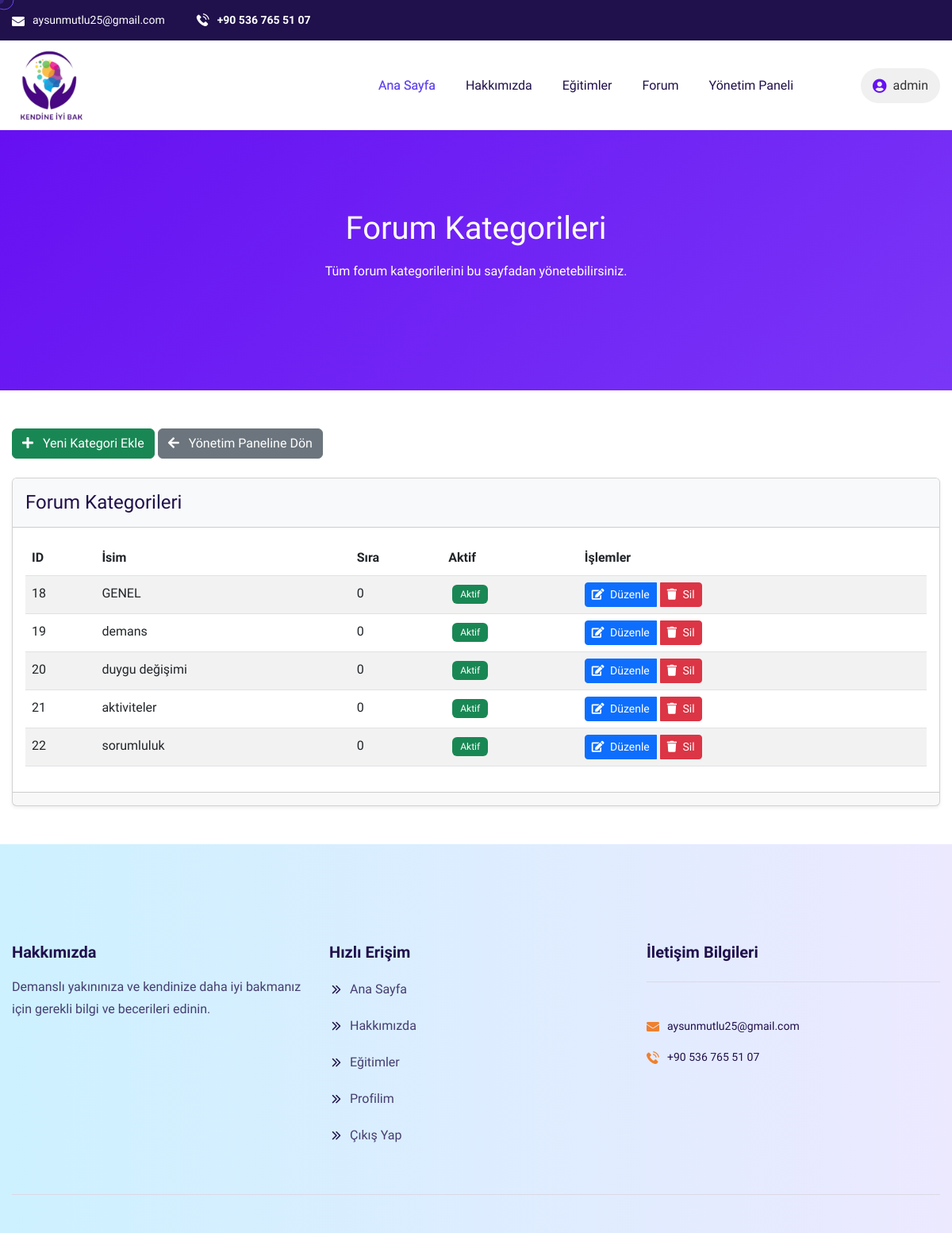
The page /forum/yonetim/kategoriler/ (signed in) on the database as committed earlier.
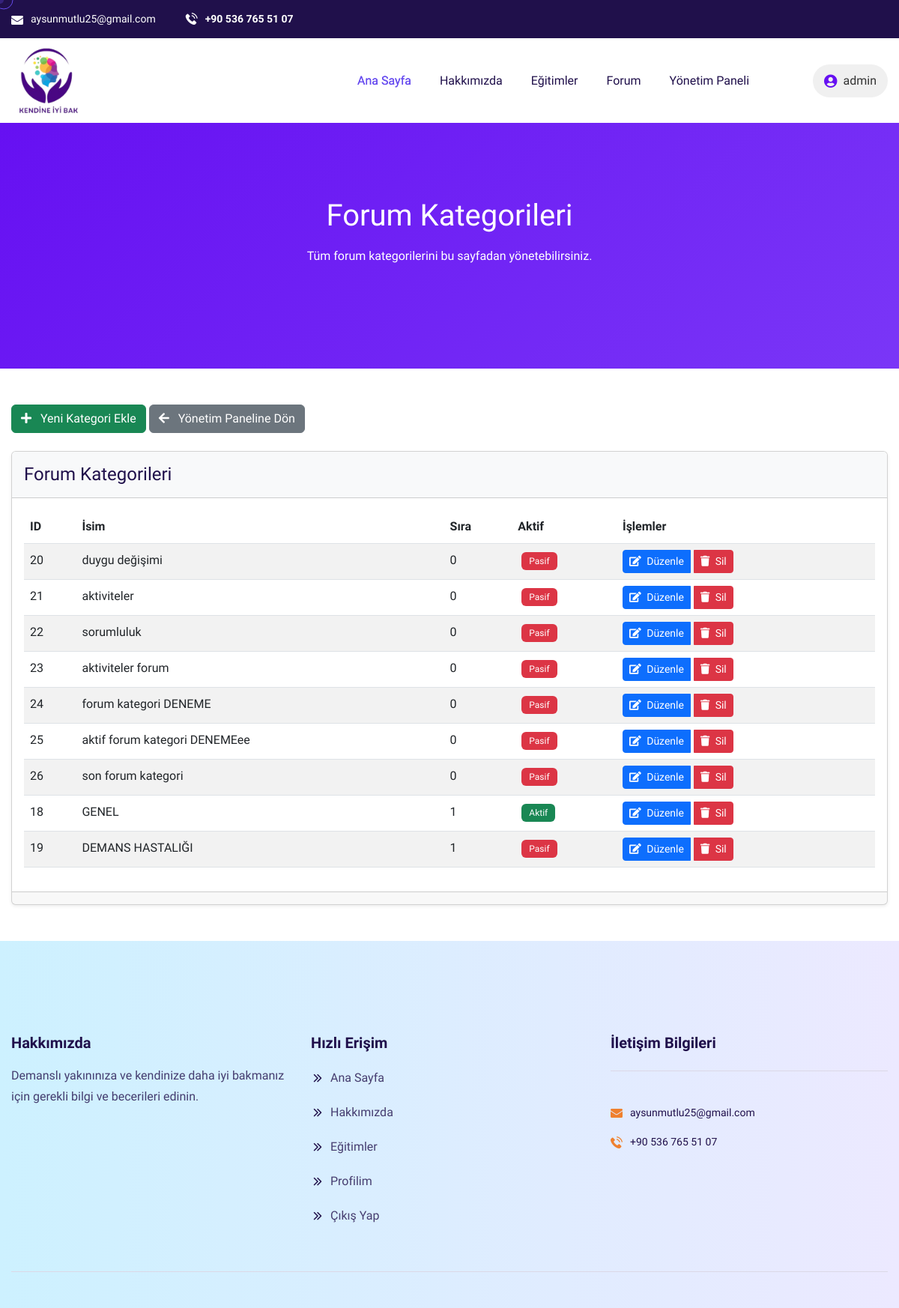
The same page on the database as committed later.
### forum/models.py (models this page shows, shortened)
class ForumKategori(models.Model):
    baslik = models.CharField(max_length=100, verbose_name="Başlık")
    aciklama = models.TextField(verbose_name="Açıklama")
    slug = models.SlugField(unique=True, max_length=150, blank=True)
    icon = models.CharField(max_length=50, blank=True, help_text="Font Awesome ikon adı (örn: fa-comments)")
    sira = models.PositiveSmallIntegerField(default=0, verbose_name="Sıra")
    ust_kategori = models.ForeignKey('self', on_delete=models.SET_NULL, null=True, blank=True, related_name='alt_kategoriler')
    aktif = models.BooleanField(default=True, verbose_name="Aktif")
    olusturma_tarihi = models.DateTimeField(auto_now_add=True, verbose_name="Oluşturma Tarihi")
    class Meta:
        verbose_name = "Forum Kategorisi"
        verbose_name_plural = "Forum Kategorileri"
        ordering = ['sira', 'baslik']

### forum/views.py (the view)
    def wrapper(request, *args, **kwargs):
        if not request.user.is_staff:
            messages.error(request, "Bu sayfaya erişim yetkiniz bulunmamaktadır.")
            return redirect('forum:forum_main')
        return view_func(request, *args, **kwargs)

### forum/views.py (called while the page is built)
def yetkili_required(view_func):
    def wrapper(request, *args, **kwargs):
        if not request.user.is_staff:
            messages.error(request, "Bu sayfaya erişim yetkiniz bulunmamaktadır.")
            return redirect('forum:forum_main')
        return view_func(request, *args, **kwargs)
    return wrapper

@login_required
@yetkili_required
def forum_kategori_listele(request):
    kategoriler = ForumKategori.objects.all().order_by('sira')
    paginator = Paginator(kategoriler, 10)  # Sayfa başına 10 kategori
    sayfa = request.GET.get('sayfa', 1)
    try:
        kategoriler_sayfa = paginator.page(sayfa)
    except PageNotAnInteger:
        kategoriler_sayfa = paginator.page(1)
    except EmptyPage:
        kategoriler_sayfa = paginator.page(paginator.num_pages)
    return render(request, 'forum/yonetim/kategori_listesi.html', {
        'kategoriler': kategoriler_sayfa
    })

### forum/templates/forum/yonetim/kategori_listesi.html (shortened to what this page needs)
{% extends 'base.html' %}
{% load static %}
{% block content %}
  <div class="page-wrapper">
    <br />
    <br />
    <br />
    <br />
    <br />
    <br />
    <br />
    <br />
    <section class="page-banner" style="background-color: #6610f2; background-image: linear-gradient(135deg, #6610f2 0%, #7a36f7 100%); padding: 100px 0 120px; position: relative; overflow: hidden; margin-top: -60px; color: white;">
      <div class="container">
        <div class="row">
          <div class="col-lg-12">
            <div class="banner-content">
              <h1 class="text-center text-white">Forum Kategorileri</h1>
              <div class="welcome-message text-center mt-3">
                <p class="text-white">Tüm forum kategorilerini bu sayfadan yönetebilirsiniz.</p>
              </div>
            </div>
          </div>
        </div>
      </div>
    </section>
    <section class="kategori-list-section py-5">
      <div class="container">
        <div class="row mb-4">
          <div class="col-12">
            <a href="{% url 'forum:forum_kategori_ekle' %}" class="btn btn-success"><i class="fas fa-plus me-2"></i> Yeni Kategori Ekle</a>
            <a href="{% url 'yonetim_paneli' %}" class="btn btn-secondary"><i class="fas fa-arrow-left me-2"></i> Yönetim Paneline Dön</a>
          </div>
        </div>
        <div class="row">
          <div class="col-12">
            <div class="card shadow-sm">
              <div class="card-header bg-light py-3">
                <h4 class="mb-0">Forum Kategorileri</h4>
              </div>
              <div class="card-body">
                <div class="table-responsive">
                  {% if kategoriler %}
                    <table class="table table-striped table-hover">
                      <thead>
                        <tr>
                          <th>ID</th>
                          <th>İsim</th>
                          <th>Sıra</th>
                          <th>Aktif</th>
                          <th>İşlemler</th>
                        </tr>
                      </thead>
                      <tbody>
                        {% for kategori in kategoriler %}
                          <tr>
                            <td>{{ kategori.id }}</td>
                            <td>{{ kategori.baslik }}</td>
                            <td>{{ kategori.sira }}</td>
                            <td>
                              {% if kategori.aktif %}
                                <span class="badge bg-success">Aktif</span>
                              {% else %}
                                <span class="badge bg-danger">Pasif</span>
                              {% endif %}
                            </td>
                            <td>
                              <div class="btn-group" role="group">
                                <a href="{% url 'forum:forum_kategori_duzenle' kategori.id %}" class="btn btn-sm btn-primary"><i class="fas fa-edit me-1"></i> Düzenle</a>
                                <a href="{% url 'forum:forum_kategori_sil' kategori.id %}" class="btn btn-sm btn-danger"><i class="fas fa-trash me-1"></i> Sil</a>
                              </div>
                            </td>
                          </tr>
                        {% endfor %}
                      </tbody>
                    </table>
                  {% else %}
                    <div class="alert alert-info">
                      <i class="fas fa-info-circle me-2"></i> Henüz hiç kategori bulunmuyor. Yeni bir kategori ekleyin.
                    </div>
                  {% endif %}
                </div>
              </div>
              <div class="card-footer">
              </div>
            </div>
          </div>
        </div>
      </div>
    </section>
  </div>
{% endblock %}

Rows that differ between the two databases and show on the page:
changed ForumKategori "duygu değişimi": aktif "Aktif" → "Pasif"
changed ForumKategori "aktiviteler": aktif "Aktif" → "Pasif"
changed ForumKategori "sorumluluk": aktif "Aktif" → "Pasif"
added ForumKategori: id "23", baslik "aktiviteler forum", sira "0", aktif "Pasif"
added ForumKategori: id "24", baslik "forum kategori DENEME", sira "0", aktif "Pasif"
added ForumKategori: id "25", baslik "aktif forum kategori DENEMEee", sira "0", aktif "Pasif"
added ForumKategori: id "26", baslik "son forum kategori", sira "0", aktif "Pasif"
changed ForumKategori "GENEL": sira "0" → "1"; moves down the list
changed ForumKategori id 19: baslik "demans" → "DEMANS HASTALIĞI"; sira "0" → "1"; aktif "Aktif" → "Pasif"; moves down the list
